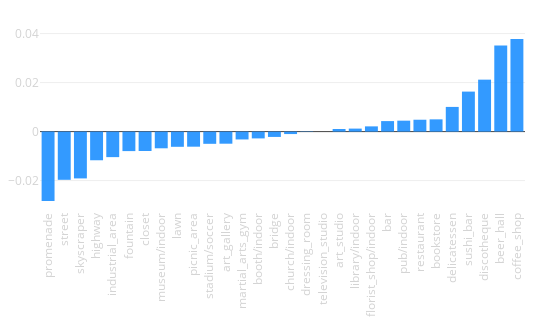

The notebook cell this image was saved under:
### Code cell
tags_delta(city_data, opposite_city_data)

### Figure 1 — Plotly figure (JSON) as saved in the notebook; plotly's stock layout.template omitted (floating-point values rounded to 4 significant figures)
{"data": [{"marker": {"color": "dodgerblue"}, "opacity": 0.9, "type": "bar", "uid": "72827226-4a60-11e9-ae26-3c15c2cf2370", "x": ["promenade", "street", "skyscraper", "highway", "industrial_area", "fountain", "closet", "museum/indoor", "lawn", "picnic_area", "stadium/soccer", "art_gallery", "martial_arts_gym", "booth/indoor", "bridge", "church/indoor", "dressing_room", "television_studio", "art_studio", "library/indoor", "florist_shop/indoor", "bar", "pub/indoor", "restaurant", "bookstore", "delicatessen", "sushi_bar", "discotheque", "beer_hall", "coffee_shop"], "y": [-0.02833, -0.01968, -0.01911, -0.0117, -0.01042, -0.007961, -0.00791, -0.006816, -0.00621, -0.006161, -0.004988, -0.004938, -0.003207, -0.002781, -0.002181, -0.001006, -0.0001449, 2.325e-06, 0.00107, 0.001223, 0.002134, 0.004291, 0.00446, 0.004844, 0.004999, 0.01007, 0.01633, 0.0212, 0.03512, 0.0378]}], "layout": {"height": 330, "margin": {"b": 120, "l": 40, "r": 25, "t": 30}, "showlegend": false, "width": 550, "xaxis": {"tickangle": -90, "tickfont": {"color": "lightgrey", "size": 11.5}}, "xaxis2": {"tickangle": -90, "tickfont": {"color": "lightgrey", "size": 11.5}}, "yaxis": {"tickfont": {"color": "lightgrey", "size": 11.5}}, "yaxis2": {"tickfont": {"color": "lightgrey", "size": 11.5}}}}
